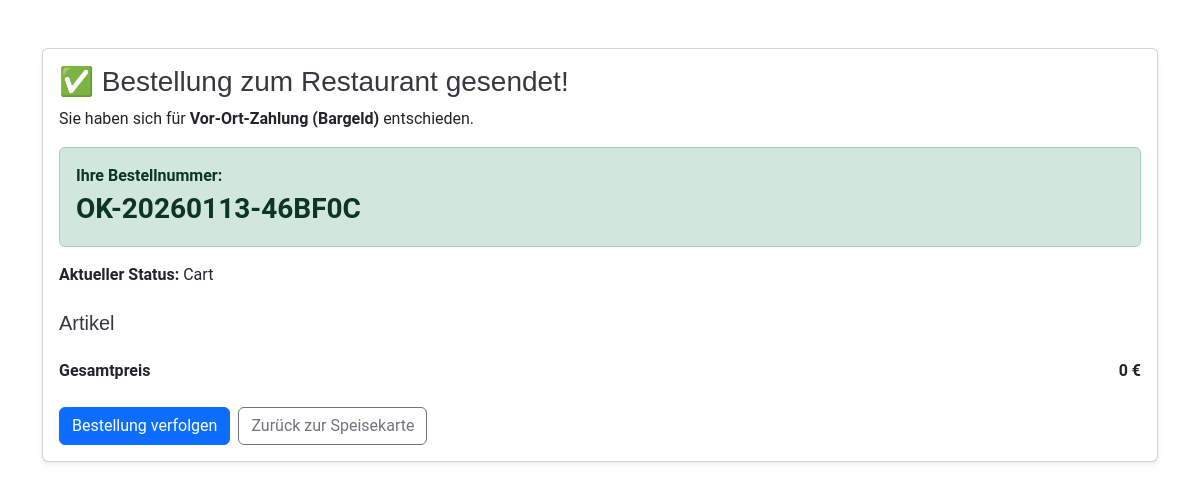
Screenshot of /order/success/OK-20260113-46BF0C/ with the database file from the repository.
### FoodOrdering/models.py (models this page shows, shortened)
class Order(models.Model):
    STATUS_CHOICES = (
        ("CART", "Cart"),
        ("PLACED", "Placed"),
        ("PREPARING", "Preparing"),
        ("DELIVERING", "Delivering"),
        ("COMPLETED", "Completed"),
        ("CANCELLED", "Cancelled"),
    )
    user = models.ForeignKey(settings.AUTH_USER_MODEL, on_delete=models.SET_NULL, null=True, blank=True)
    full_name = models.CharField(max_length=120)
    phone = models.CharField(max_length=50)
    email = models.EmailField(blank=True)
    address_line = models.CharField(max_length=255, blank=True)  # for delivery
    city = models.CharField(max_length=120, blank=True)
    postal_code = models.CharField(max_length=20, blank=True)
    notes = models.TextField(blank=True)
    status = models.CharField(max_length=12, choices=STATUS_CHOICES, default="CART")
    created_at = models.DateTimeField(auto_now_add=True)
    placed_at = models.DateTimeField(null=True, blank=True)
    payment_method = models.CharField(max_length=20, blank=True)  # "CASH" or "STRIPE"
    is_paid = models.BooleanField(default=False)
    stripe_session_id = models.CharField(max_length=255, blank=True)
    stripe_payment_intent_id = models.CharField(max_length=255, blank=True)
    order_number = models.CharField(max_length=20, unique=True, null=True, blank=True, db_index=True)
    def total_price(self):
        return sum(item.total_price() for item in self.items.all())

### FoodOrdering/views.py (the view)
# urls.py: path("order/success/<str:order_number>/", views.order_success, name="order_success"),
def order_success(request, order_number):
    order = get_object_or_404(Order, order_number=order_number)
    return render(request, "order_success.html", {"order": order})

### templates/order_success.html (shortened to what this page needs)
{% load static %}
<!DOCTYPE html>
<html lang="de">
<head>
  <link href="{% static 'assets/vendor/bootstrap/css/bootstrap.min.css' %}" rel="stylesheet">
  <link href="{% static 'assets/css/main.css' %}" rel="stylesheet">
</head>
<body>
<div class="container my-5">
  <div class="card shadow-sm">
    <div class="card-body">
      <h3 class="mb-2">✅ Bestellung zum Restaurant gesendet!</h3>
      <p class="mb-3">Sie haben sich für <strong>Vor-Ort-Zahlung (Bargeld)</strong> entschieden.</p>
      <div class="alert alert-success">
        <div><strong>Ihre Bestellnummer:</strong></div>
        <div class="fs-3 fw-bold">{{ order.order_number }}</div>
      </div>
      <div class="mb-3">
        <strong>Aktueller Status:</strong> {{ order.get_status_display }}
      </div>
      <h5 class="mt-4">Artikel</h5>
      <div class="d-flex justify-content-between mt-3">
        <strong>Gesamtpreis</strong>
        <strong>{{ order.total_price }} €</strong>
      </div>
      <div class="mt-4 d-flex gap-2">
        <a class="btn btn-primary" href="{% url 'track_order' %}">Bestellung verfolgen</a>
        <a class="btn btn-outline-secondary" href="{% url 'home' %}">Zurück zur Speisekarte</a>
      </div>
    </div>
  </div>
</div>
</body>
</html>

### static/assets/css/main.css (style rules this page uses)
:root { --default-font: "Roboto", system-ui, -apple-system, "Segoe UI", Roboto, "Helvetica Neue", Arial, "Noto Sans", "Liberation Sans", sans-serif, "Apple Color Emoji", "Segoe UI Emoji", "Segoe UI Symbol", "Noto Color Emoji"; --heading-font: "Amatic SC", sans-serif; --nav-font: "Inter", sans-serif; }
:root { --background-color: #ffffff; --default-color: #212529; --heading-color: #37373f; --accent-color: #ce1212; --surface-color: #ffffff; --contrast-color: #ffffff; }
:root { --nav-color: #7f7f90; --nav-hover-color: #ce1212; --nav-mobile-background-color: #ffffff; --nav-dropdown-background-color: #ffffff; --nav-dropdown-color: #7f7f90; --nav-dropdown-hover-color: #ce1212; }
:root { scroll-behavior: smooth; }
body { color: var(--default-color); background-color: var(--background-color); font-family: var(--default-font); }
a { color: var(--accent-color); text-decoration: none; transition: 0.3s; }
h1, h2, h3, h4, h5, h6 { color: var(--heading-color); font-family: var(--heading-font); }

### rows the page displays
Order: order_number "OK-20260113-46BF0C", status "Cart", total_price "0"
